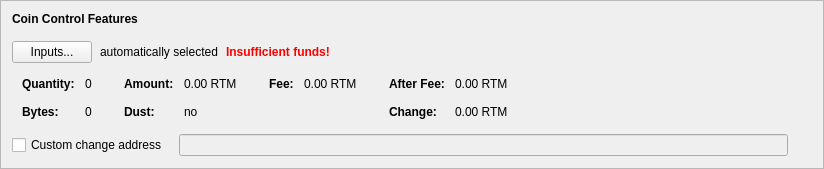
      <widget class="QFrame" name="frameCoinControl">
       <property name="sizePolicy">
        <sizepolicy hsizetype="Preferred" vsizetype="Fixed">
         <horstretch>0</horstretch>
         <verstretch>0</verstretch>
        </sizepolicy>
       </property>
       <property name="frameShape">
        <enum>QFrame::StyledPanel</enum>
       </property>
       <property name="frameShadow">
        <enum>QFrame::Raised</enum>
       </property>
       <layout class="QVBoxLayout" name="verticalLayout_4">
        <item>
         <layout class="QVBoxLayout" name="verticalLayoutCoinControl" stretch="0,0,0,0,0">
          <property name="spacing">
           <number>0</number>
          </property>
          <property name="sizeConstraint">
           <enum>QLayout::SetDefaultConstraint</enum>
          </property>
          <property name="leftMargin">
           <number>0</number>
          </property>
          <property name="topMargin">
           <number>0</number>
          </property>
          <item>
           <layout class="QHBoxLayout" name="horizontalLayoutCoinControl1">
            <property name="bottomMargin">
             <number>15</number>
            </property>
            <item>
             <widget class="QLabel" name="labelCoinControlFeatures">
              <property name="sizePolicy">
               <sizepolicy hsizetype="Preferred" vsizetype="Maximum">
                <horstretch>0</horstretch>
                <verstretch>0</verstretch>
               </sizepolicy>
              </property>
              <property name="font">
               <font>
                <weight>75</weight>
                <bold>true</bold>
               </font>
              </property>
              <property name="styleSheet">
               <string notr="true">font-weight:bold;</string>
              </property>
              <property name="text">
               <string>Coin Control Features</string>
              </property>
             </widget>
            </item>
           </layout>
          </item>
          <item>
           <layout class="QHBoxLayout" name="horizontalLayoutCoinControl2" stretch="0,0,0,0">
            <property name="spacing">
             <number>8</number>
            </property>
            <property name="bottomMargin">
             <number>10</number>
            </property>
            <item>
             <widget class="QPushButton" name="pushButtonCoinControl">
              <property name="styleSheet">
               <string notr="true"/>
              </property>
              <property name="text">
               <string>Inputs...</string>
              </property>
              <property name="autoDefault">
               <bool>false</bool>
              </property>
             </widget>
            </item>
            <item>
             <widget class="QLabel" name="labelCoinControlAutomaticallySelected">
              <property name="text">
               <string>automatically selected</string>
              </property>
              <property name="margin">
               <number>5</number>
              </property>
             </widget>
            </item>
            <item>
             <widget class="QLabel" name="labelCoinControlInsuffFunds">
              <property name="font">
               <font>
                <weight>75</weight>
                <bold>true</bold>
               </font>
              </property>
              <property name="styleSheet">
               <string notr="true">color:red;font-weight:bold;</string>
              </property>
              <property name="text">
               <string>Insufficient funds!</string>
              </property>
              <property name="margin">
               <number>5</number>
              </property>
             </widget>
            </item>
            <item>
             <spacer name="horizontalSpacerCoinControl">
              <property name="orientation">
               <enum>Qt::Horizontal</enum>
              </property>
              <property name="sizeHint" stdset="0">
               <size>
                <width>40</width>
                <height>1</height>
               </size>
              </property>
             </spacer>
            </item>
           </layout>
          </item>
          <item>
           <widget class="QWidget" name="widgetCoinControl" native="true">
            <property name="sizePolicy">
             <sizepolicy hsizetype="Preferred" vsizetype="Preferred">
              <horstretch>0</horstretch>
              <verstretch>0</verstretch>
             </sizepolicy>
            </property>
            <property name="minimumSize">
             <size>
              <width>0</width>
              <height>0</height>
             </size>
            </property>
            <property name="styleSheet">
             <string notr="true"/>
            </property>
            <layout class="QHBoxLayout" name="horizontalLayoutCoinControl5">
             <property name="leftMargin">
              <number>0</number>
             </property>
             <property name="topMargin">
              <number>0</number>
             </property>
             <property name="rightMargin">
              <number>0</number>
             </property>
             <property name="bottomMargin">
              <number>0</number>
             </property>
             <item>
              <layout class="QHBoxLayout" name="horizontalLayoutCoinControl3" stretch="0,0,0,1">
               <property name="spacing">
                <number>20</number>
               </property>
               <property name="topMargin">
                <number>0</number>
               </property>
               <property name="bottomMargin">
                <number>10</number>
               </property>
               <item>
                <layout class="QFormLayout" name="formLayoutCoinControl1">
                 <property name="horizontalSpacing">
                  <number>10</number>
                 </property>
                 <property name="verticalSpacing">
                  <number>14</number>
                 </property>
                 <property name="leftMargin">
                  <number>10</number>
                 </property>
                 <property name="topMargin">
                  <number>4</number>
                 </property>
                 <property name="rightMargin">
                  <number>6</number>
                 </property>
                 <item row="0" column="0">
                  <widget class="QLabel" name="labelCoinControlQuantityText">
                   <property name="font">
                    <font>
                     <weight>75</weight>
                     <bold>true</bold>
                    </font>
                   </property>
                   <property name="text">
                    <string>Quantity:</string>
                   </property>
                   <property name="margin">
                    <number>0</number>
                   </property>
                  </widget>
                 </item>
                 <item row="0" column="1">
                  <widget class="QLabel" name="labelCoinControlQuantity">
                   <property name="cursor">
                    <cursorShape>IBeamCursor</cursorShape>
                   </property>
                   <property name="contextMenuPolicy">
                    <enum>Qt::ActionsContextMenu</enum>
                   </property>
                   <property name="text">
                    <string notr="true">0</string>
                   </property>
                   <property name="margin">
                    <number>0</number>
                   </property>
                   <property name="textInteractionFlags">
                    <set>Qt::LinksAccessibleByMouse|Qt::TextSelectableByKeyboard|Qt::TextSelectableByMouse</set>
                   </property>
                  </widget>
                 </item>
                 <item row="1" column="0">
                  <widget class="QLabel" name="labelCoinControlBytesText">
                   <property name="font">
                    <font>
                     <weight>75</weight>
                     <bold>true</bold>
                    </font>
                   </property>
                   <property name="text">
                    <string>Bytes:</string>
                   </property>
                  </widget>
                 </item>
                 <item row="1" column="1">
                  <widget class="QLabel" name="labelCoinControlBytes">
                   <property name="cursor">
                    <cursorShape>IBeamCursor</cursorShape>
                   </property>
                   <property name="contextMenuPolicy">
                    <enum>Qt::ActionsContextMenu</enum>
                   </property>
                   <property name="text">
                    <string notr="true">0</string>
                   </property>
                   <property name="textInteractionFlags">
                    <set>Qt::LinksAccessibleByMouse|Qt::TextSelectableByKeyboard|Qt::TextSelectableByMouse</set>
                   </property>
                  </widget>
                 </item>
                </layout>
               </item>
               <item>
                <layout class="QFormLayout" name="formLayoutCoinControl2">
                 <property name="horizontalSpacing">
                  <number>10</number>
                 </property>
                 <property name="verticalSpacing">
                  <number>14</number>
                 </property>
                 <property name="leftMargin">
                  <number>6</number>
                 </property>
                 <property name="topMargin">
                  <number>4</number>
                 </property>
                 <property name="rightMargin">
                  <number>6</number>
                 </property>
                 <item row="0" column="0">
                  <widget class="QLabel" name="labelCoinControlAmountText">
                   <property name="font">
                    <font>
                     <weight>75</weight>
                     <bold>true</bold>
                    </font>
                   </property>
                   <property name="text">
                    <string>Amount:</string>
                   </property>
                   <property name="margin">
                    <number>0</number>
                   </property>
                  </widget>
                 </item>
                 <item row="0" column="1">
                  <widget class="QLabel" name="labelCoinControlAmount">
                   <property name="cursor">
                    <cursorShape>IBeamCursor</cursorShape>
                   </property>
                   <property name="contextMenuPolicy">
                    <enum>Qt::ActionsContextMenu</enum>
                   </property>
                   <property name="text">
                    <string notr="true">0.00 RTM</string>
                   </property>
                   <property name="textInteractionFlags">
                    <set>Qt::LinksAccessibleByMouse|Qt::TextSelectableByKeyboard|Qt::TextSelectableByMouse</set>
                   </property>
                  </widget>
                 </item>
                 <item row="1" column="0">
                  <widget class="QLabel" name="labelCoinControlLowOutputText">
                   <property name="font">
                    <font>
                     <weight>75</weight>
                     <bold>true</bold>
                    </font>
                   </property>
                   <property name="text">
                    <string>Dust:</string>
                   </property>
                  </widget>
                 </item>
                 <item row="1" column="1">
                  <widget class="QLabel" name="labelCoinControlLowOutput">
                   <property name="cursor">
                    <cursorShape>IBeamCursor</cursorShape>
                   </property>
                   <property name="contextMenuPolicy">
                    <enum>Qt::ActionsContextMenu</enum>
                   </property>
                   <property name="text">
                    <string notr="true">no</string>
                   </property>
                   <property name="textInteractionFlags">
                    <set>Qt::LinksAccessibleByMouse|Qt::TextSelectableByKeyboard|Qt::TextSelectableByMouse</set>
                   </property>
                  </widget>
                 </item>
                </layout>
               </item>
               <item>
                <layout class="QFormLayout" name="formLayoutCoinControl3">
                 <property name="horizontalSpacing">
                  <number>10</number>
                 </property>
                 <property name="verticalSpacing">
                  <number>14</number>
                 </property>
                 <property name="leftMargin">
                  <number>6</number>
                 </property>
                 <property name="topMargin">
                  <number>4</number>
                 </property>
                 <property name="rightMargin">
                  <number>6</number>
                 </property>
                 <item row="0" column="0">
                  <widget class="QLabel" name="labelCoinControlFeeText">
                   <property name="font">
                    <font>
                     <weight>75</weight>
                     <bold>true</bold>
                    </font>
                   </property>
                   <property name="text">
                    <string>Fee:</string>
                   </property>
                   <property name="margin">
                    <number>0</number>
                   </property>
                  </widget>
                 </item>
                 <item row="0" column="1">
                  <widget class="QLabel" name="labelCoinControlFee">
                   <property name="cursor">
                    <cursorShape>IBeamCursor</cursorShape>
                   </property>
                   <property name="contextMenuPolicy">
                    <enum>Qt::ActionsContextMenu</enum>
                   </property>
                   <property name="text">
                    <string notr="true">0.00 RTM</string>
                   </property>
                   <property name="textInteractionFlags">
                    <set>Qt::LinksAccessibleByMouse|Qt::TextSelectableByKeyboard|Qt::TextSelectableByMouse</set>
                   </property>
                  </widget>
                 </item>
                </layout>
               </item>
               <item>
                <layout class="QFormLayout" name="formLayoutCoinControl4">
                 <property name="horizontalSpacing">
                  <number>10</number>
                 </property>
                 <property name="verticalSpacing">
                  <number>14</number>
                 </property>
                 <property name="leftMargin">
                  <number>6</number>
                 </property>
                 <property name="topMargin">
                  <number>4</number>
                 </property>
                 <property name="rightMargin">
                  <number>6</number>
                 </property>
                 <item row="0" column="0">
                  <widget class="QLabel" name="labelCoinControlAfterFeeText">
                   <property name="font">
                    <font>
                     <weight>75</weight>
                     <bold>true</bold>
                    </font>
                   </property>
                   <property name="text">
                    <string>After Fee:</string>
                   </property>
                   <property name="margin">
                    <number>0</number>
                   </property>
                  </widget>
                 </item>
                 <item row="0" column="1">
                  <widget class="QLabel" name="labelCoinControlAfterFee">
                   <property name="cursor">
                    <cursorShape>IBeamCursor</cursorShape>
                   </property>
                   <property name="contextMenuPolicy">
                    <enum>Qt::ActionsContextMenu</enum>
                   </property>
                   <property name="text">
                    <string notr="true">0.00 RTM</string>
                   </property>
                   <property name="textInteractionFlags">
                    <set>Qt::LinksAccessibleByMouse|Qt::TextSelectableByKeyboard|Qt::TextSelectableByMouse</set>
                   </property>
                  </widget>
                 </item>
                 <item row="1" column="0">
                  <widget class="QLabel" name="labelCoinControlChangeText">
                   <property name="font">
                    <font>
                     <weight>75</weight>
                     <bold>true</bold>
                    </font>
                   </property>
                   <property name="text">
                    <string>Change:</string>
                   </property>
                  </widget>
                 </item>
                 <item row="1" column="1">
                  <widget class="QLabel" name="labelCoinControlChange">
                   <property name="cursor">
                    <cursorShape>IBeamCursor</cursorShape>
                   </property>
                   <property name="contextMenuPolicy">
                    <enum>Qt::ActionsContextMenu</enum>
                   </property>
                   <property name="text">
                    <string notr="true">0.00 RTM</string>
                   </property>
                   <property name="textInteractionFlags">
                    <set>Qt::LinksAccessibleByMouse|Qt::TextSelectableByKeyboard|Qt::TextSelectableByMouse</set>
                   </property>
                  </widget>
                 </item>
                </layout>
               </item>
              </layout>
             </item>
            </layout>
           </widget>
          </item>
          <item>
           <layout class="QHBoxLayout" name="horizontalLayoutCoinControl4" stretch="0,0,0">
            <property name="spacing">
             <number>12</number>
            </property>
            <property name="sizeConstraint">
             <enum>QLayout::SetDefaultConstraint</enum>
            </property>
            <property name="topMargin">
             <number>5</number>
            </property>
            <property name="rightMargin">
             <number>5</number>
            </property>
            <item>
             <widget class="QCheckBox" name="checkBoxCoinControlChange">
              <property name="toolTip">
               <string>If this is activated, but the change address is empty or invalid, change will be sent to a newly generated address.</string>
              </property>
              <property name="text">
               <string>Custom change address</string>
              </property>
             </widget>
            </item>
            <item>
             <widget class="QValidatedLineEdit" name="lineEditCoinControlChange">
              <property name="enabled">
               <bool>false</bool>
              </property>
              <property name="sizePolicy">
               <sizepolicy hsizetype="Expanding" vsizetype="Fixed">
                <horstretch>0</horstretch>
                <verstretch>0</verstretch>
               </sizepolicy>
              </property>
             </widget>
            </item>
            <item>
             <widget class="QLabel" name="labelCoinControlChangeLabel">
              <property name="sizePolicy">
               <sizepolicy hsizetype="Preferred" vsizetype="Expanding">
                <horstretch>0</horstretch>
                <verstretch>0</verstretch>
               </sizepolicy>
              </property>
              <property name="minimumSize">
               <size>
                <width>0</width>
                <height>0</height>
               </size>
              </property>
              <property name="text">
               <string/>
              </property>
              <property name="margin">
               <number>3</number>
              </property>
             </widget>
            </item>
           </layout>
          </item>
          <item>
           <spacer name="verticalSpacerCoinControl">
            <property name="orientation">
             <enum>Qt::Vertical</enum>
            </property>
            <property name="sizeType">
             <enum>QSizePolicy::Expanding</enum>
            </property>
            <property name="sizeHint" stdset="0">
             <size>
              <width>800</width>
              <height>1</height>
             </size>
            </property>
           </spacer>
          </item>
         </layout>
        </item>
       </layout>
      </widget>
